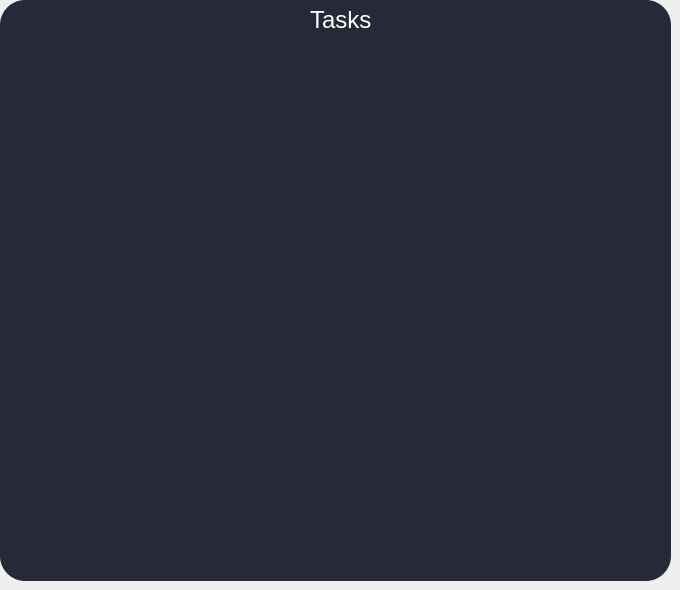
    <widget class="QWidget" name="home_page">
     <widget class="QWidget" name="home_widget" native="true">
      <property name="geometry">
       <rect>
        <x>0</x>
        <y>0</y>
        <width>671</width>
        <height>581</height>
       </rect>
      </property>
      <property name="styleSheet">
       <string notr="true"> QWidget {
background-color : rgb(38, 42, 56);
border: 0.2px solid;
border-radius: 25px;
}</string>
      </property>
      <widget class="QLabel" name="label_19">
       <property name="geometry">
        <rect>
         <x>310</x>
         <y>10</y>
         <width>61</width>
         <height>20</height>
        </rect>
       </property>
       <property name="font">
        <font>
         <pointsize>18</pointsize>
        </font>
       </property>
       <property name="styleSheet">
        <string notr="true">color: white</string>
       </property>
       <property name="text">
        <string>Tasks:</string>
       </property>
      </widget>
      <widget class="QLabel" name="error_label">
       <property name="geometry">
        <rect>
         <x>180</x>
         <y>500</y>
         <width>281</width>
         <height>20</height>
        </rect>
       </property>
       <property name="font">
        <font>
         <pointsize>18</pointsize>
        </font>
       </property>
       <property name="styleSheet">
        <string notr="true">QLabel{

color: red;
qproperty-alignment: AlignCenter;

}</string>
       </property>
       <property name="text">
        <string/>
       </property>
      </widget>
      <widget class="QWidget" name="tasks_widget" native="true">
       <property name="geometry">
        <rect>
         <x>10</x>
         <y>30</y>
         <width>641</width>
         <height>531</height>
        </rect>
       </property>
       <widget class="QListWidget" name="listWidget">
        <property name="geometry">
         <rect>
          <x>20</x>
          <y>10</y>
          <width>621</width>
          <height>501</height>
         </rect>
        </property>
        <property name="styleSheet">
         <string notr="true"/>
        </property>
       </widget>
      </widget>
     </widget>
    </widget>
